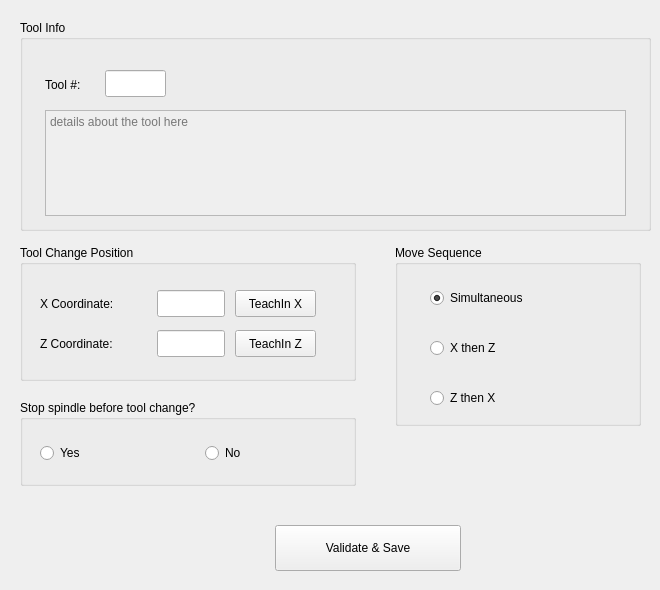
<?xml version="1.0" encoding="UTF-8"?>
<ui version="4.0">
 <class>Form</class>
 <widget class="QWidget" name="Form">
  <property name="geometry">
   <rect>
    <x>0</x>
    <y>0</y>
    <width>660</width>
    <height>590</height>
   </rect>
  </property>
  <property name="windowTitle">
   <string>Form</string>
  </property>
  <widget class="QGroupBox" name="groupBox_10">
   <property name="geometry">
    <rect>
     <x>20</x>
     <y>20</y>
     <width>631</width>
     <height>211</height>
    </rect>
   </property>
   <property name="title">
    <string>Tool Info</string>
   </property>
   <widget class="QLabel" name="label_12">
    <property name="geometry">
     <rect>
      <x>25</x>
      <y>55</y>
      <width>66</width>
      <height>19</height>
     </rect>
    </property>
    <property name="text">
     <string>Tool #:</string>
    </property>
   </widget>
   <widget class="QLineEdit" name="toolNo">
    <property name="geometry">
     <rect>
      <x>85</x>
      <y>50</y>
      <width>61</width>
      <height>27</height>
     </rect>
    </property>
   </widget>
   <widget class="QTextEdit" name="toolDescription">
    <property name="enabled">
     <bool>false</bool>
    </property>
    <property name="geometry">
     <rect>
      <x>25</x>
      <y>90</y>
      <width>581</width>
      <height>106</height>
     </rect>
    </property>
    <property name="placeholderText">
     <string>details about the tool here</string>
    </property>
   </widget>
  </widget>
  <widget class="QGroupBox" name="groupBox_11">
   <property name="geometry">
    <rect>
     <x>20</x>
     <y>245</y>
     <width>336</width>
     <height>136</height>
    </rect>
   </property>
   <property name="title">
    <string>Tool Change Position</string>
   </property>
   <widget class="QLabel" name="label_35">
    <property name="geometry">
     <rect>
      <x>20</x>
      <y>45</y>
      <width>107</width>
      <height>27</height>
     </rect>
    </property>
    <property name="styleSheet">
     <string notr="true">font: 11pt &quot;Noto Sans&quot;;</string>
    </property>
    <property name="text">
     <string>X Coordinate:</string>
    </property>
   </widget>
   <widget class="TeachInLineEdit" name="xChangePos">
    <property name="geometry">
     <rect>
      <x>137</x>
      <y>45</y>
      <width>68</width>
      <height>27</height>
     </rect>
    </property>
    <property name="alignment">
     <set>Qt::AlignRight|Qt::AlignTrailing|Qt::AlignVCenter</set>
    </property>
    <property name="referenceType" stdset="0">
     <number>1</number>
    </property>
    <property name="axisNumber" stdset="0">
     <number>0</number>
    </property>
    <property name="inchFormat" stdset="0">
     <string>%9.4f</string>
    </property>
    <property name="millimeterFormat" stdset="0">
     <string>%10.3f</string>
    </property>
    <property name="degreeFormat" stdset="0">
     <string>%10.2f</string>
    </property>
    <property name="latheMode" stdset="0">
     <number>2</number>
    </property>
   </widget>
   <widget class="QPushButton" name="xPosTeach">
    <property name="geometry">
     <rect>
      <x>215</x>
      <y>45</y>
      <width>81</width>
      <height>27</height>
     </rect>
    </property>
    <property name="text">
     <string>TeachIn X</string>
    </property>
   </widget>
   <widget class="QLabel" name="label_36">
    <property name="geometry">
     <rect>
      <x>20</x>
      <y>85</y>
      <width>107</width>
      <height>27</height>
     </rect>
    </property>
    <property name="styleSheet">
     <string notr="true">font: 11pt &quot;Noto Sans&quot;;</string>
    </property>
    <property name="text">
     <string>Z Coordinate:</string>
    </property>
   </widget>
   <widget class="QPushButton" name="zPosTeach">
    <property name="geometry">
     <rect>
      <x>215</x>
      <y>85</y>
      <width>81</width>
      <height>27</height>
     </rect>
    </property>
    <property name="text">
     <string>TeachIn Z</string>
    </property>
   </widget>
   <widget class="TeachInLineEdit" name="zChangePos">
    <property name="geometry">
     <rect>
      <x>137</x>
      <y>85</y>
      <width>68</width>
      <height>27</height>
     </rect>
    </property>
    <property name="alignment">
     <set>Qt::AlignRight|Qt::AlignTrailing|Qt::AlignVCenter</set>
    </property>
    <property name="referenceType" stdset="0">
     <number>1</number>
    </property>
    <property name="axisNumber" stdset="0">
     <number>0</number>
    </property>
    <property name="inchFormat" stdset="0">
     <string>%9.4f</string>
    </property>
    <property name="millimeterFormat" stdset="0">
     <string>%10.3f</string>
    </property>
    <property name="degreeFormat" stdset="0">
     <string>%10.2f</string>
    </property>
    <property name="latheMode" stdset="0">
     <number>2</number>
    </property>
   </widget>
  </widget>
  <widget class="QGroupBox" name="groupBox_13">
   <property name="geometry">
    <rect>
     <x>20</x>
     <y>400</y>
     <width>336</width>
     <height>86</height>
    </rect>
   </property>
   <property name="title">
    <string>Stop spindle before tool change?</string>
   </property>
   <widget class="QRadioButton" name="radioButton_3">
    <property name="geometry">
     <rect>
      <x>20</x>
      <y>35</y>
      <width>71</width>
      <height>36</height>
     </rect>
    </property>
    <property name="text">
     <string>Yes</string>
    </property>
   </widget>
   <widget class="QRadioButton" name="radioButton_7">
    <property name="geometry">
     <rect>
      <x>185</x>
      <y>35</y>
      <width>71</width>
      <height>36</height>
     </rect>
    </property>
    <property name="text">
     <string>No</string>
    </property>
   </widget>
  </widget>
  <widget class="QGroupBox" name="groupBox_12">
   <property name="geometry">
    <rect>
     <x>395</x>
     <y>245</y>
     <width>246</width>
     <height>181</height>
    </rect>
   </property>
   <property name="title">
    <string>Move Sequence</string>
   </property>
   <widget class="QRadioButton" name="radioButton_4">
    <property name="geometry">
     <rect>
      <x>35</x>
      <y>35</y>
      <width>126</width>
      <height>36</height>
     </rect>
    </property>
    <property name="text">
     <string>Simultaneous</string>
    </property>
    <property name="checked">
     <bool>true</bool>
    </property>
   </widget>
   <widget class="QRadioButton" name="radioButton_5">
    <property name="geometry">
     <rect>
      <x>35</x>
      <y>85</y>
      <width>126</width>
      <height>36</height>
     </rect>
    </property>
    <property name="text">
     <string>X then Z</string>
    </property>
   </widget>
   <widget class="QRadioButton" name="radioButton_6">
    <property name="geometry">
     <rect>
      <x>35</x>
      <y>135</y>
      <width>126</width>
      <height>36</height>
     </rect>
    </property>
    <property name="text">
     <string>Z then X</string>
    </property>
   </widget>
  </widget>
  <widget class="QPushButton" name="validateAndSave">
   <property name="geometry">
    <rect>
     <x>275</x>
     <y>525</y>
     <width>186</width>
     <height>46</height>
    </rect>
   </property>
   <property name="text">
    <string>Validate &amp;&amp; Save</string>
   </property>
  </widget>
 </widget>
 <customwidgets>
  <customwidget>
   <class>TeachInLineEdit</class>
   <extends>QLineEdit</extends>
   <header>qtpyvcp.widgets.input_widgets.teachin_line_edit</header>
  </customwidget>
 </customwidgets>
 <resources/>
 <connections/>
</ui>
